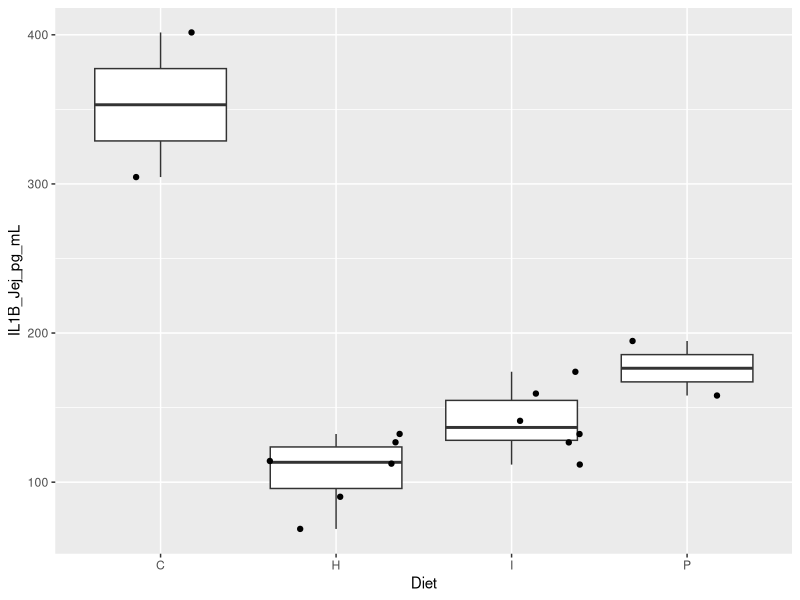
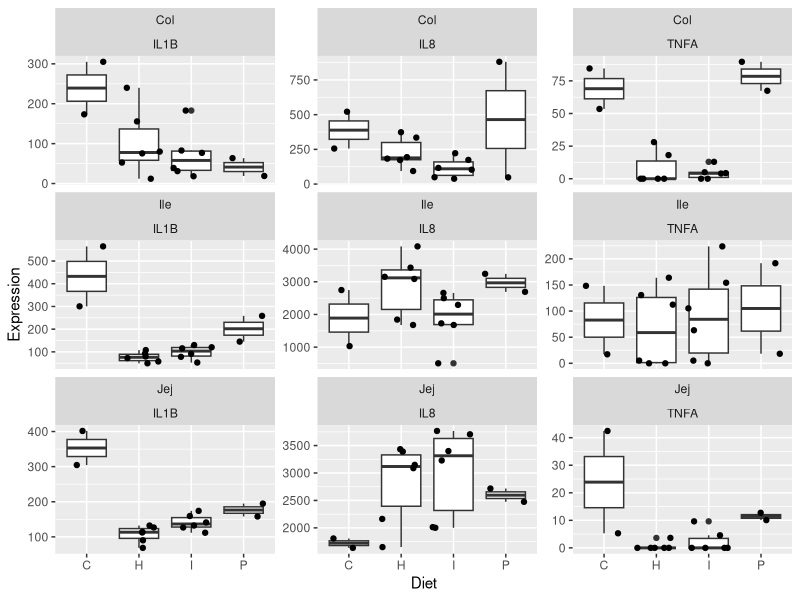
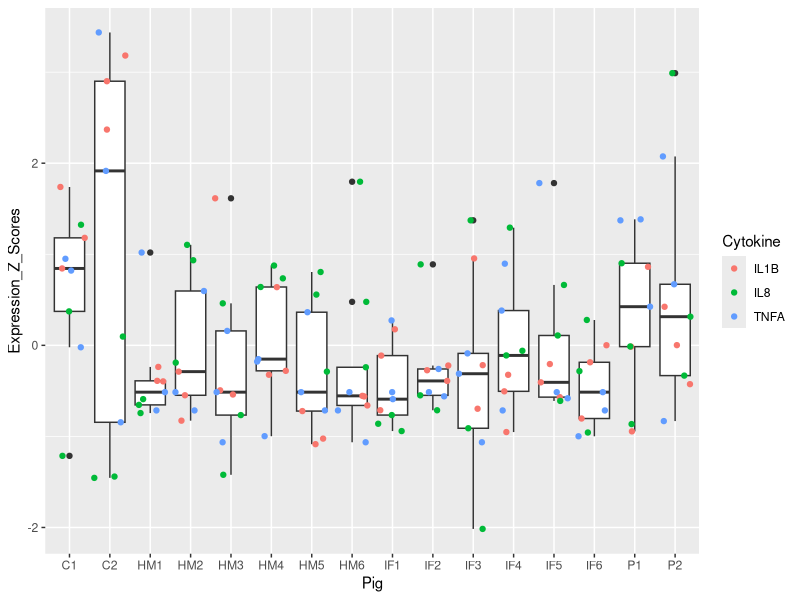
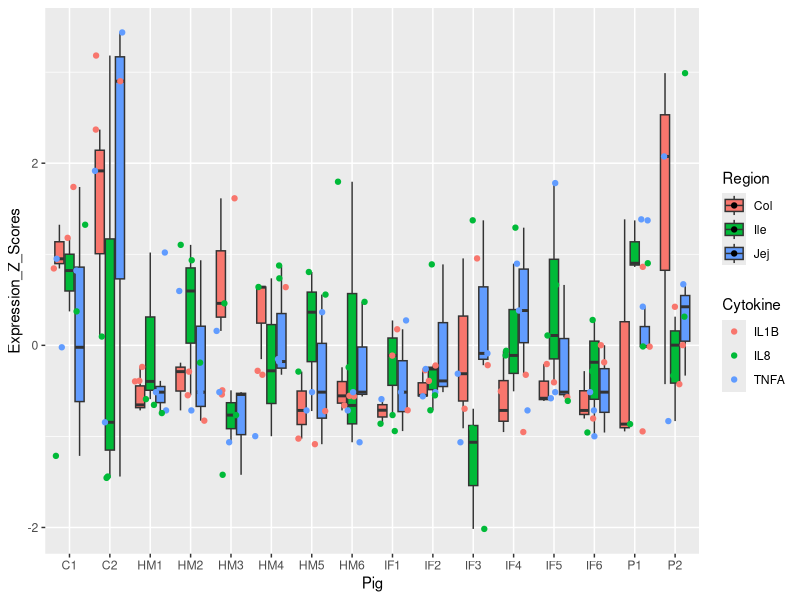
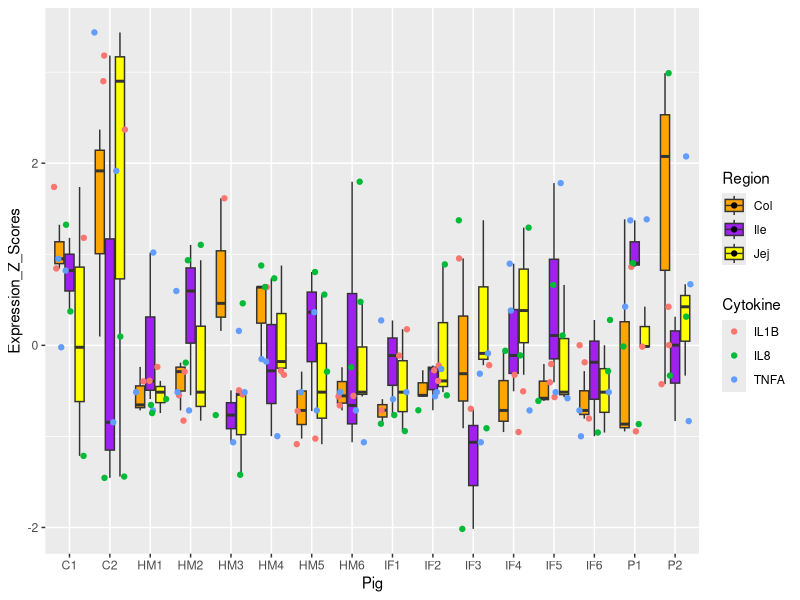
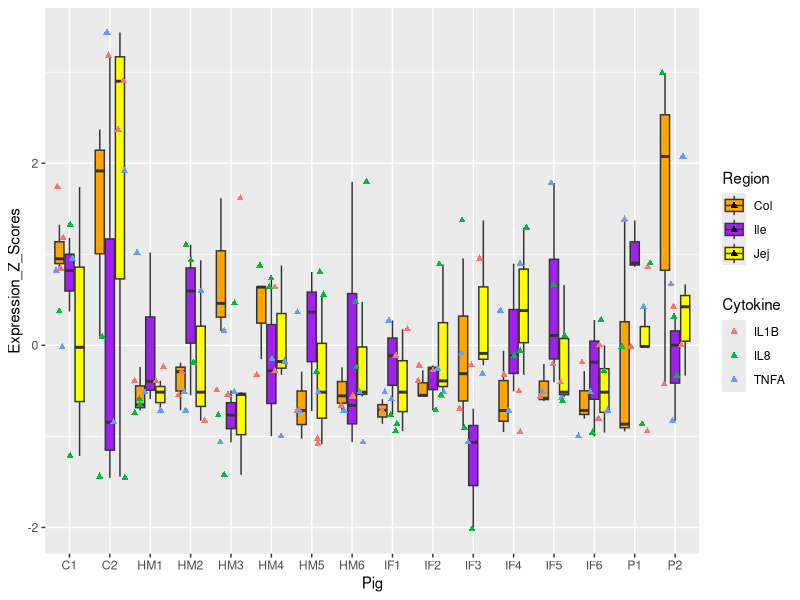
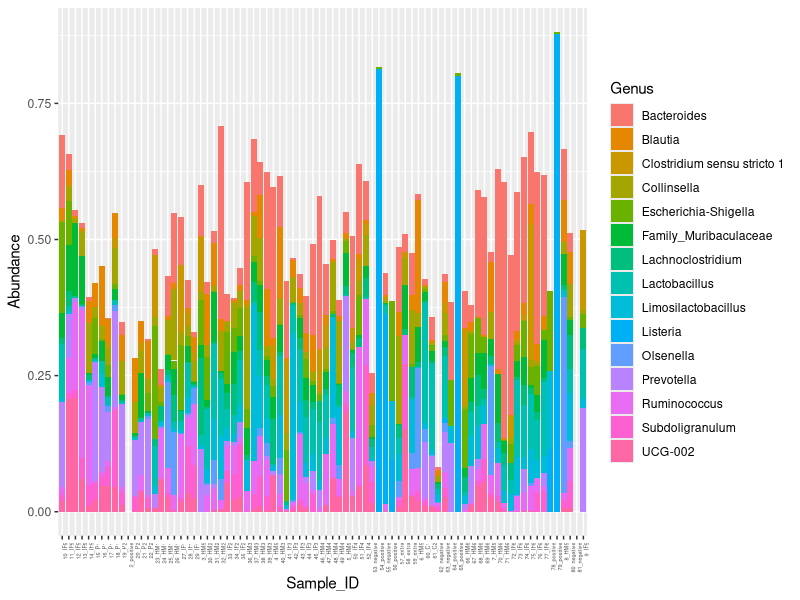
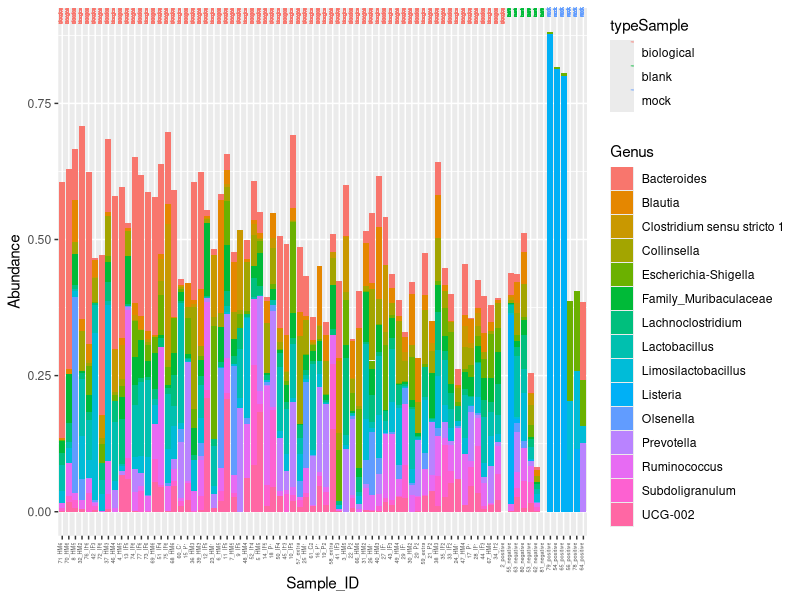

Reproduce these figures in R, in order.
## ---- chunk 1
library(readxl)
Cytokine_summary <- read_excel("Cytokine_summary.xlsx")
View(Cytokine_summary)
knitr::kable(Cytokine_summary)
## ---- chunk 2
library(tidyverse)
library(ggplot2)
library(ggpubr)
library(rstatix)
library(dplyr)
## ---- chunk 3
Cytokine_summary <- Cytokine_summary %>%
  mutate(Diet = str_sub(Pig, 1, 1))
## ---- chunk 4
ggplot(Cytokine_summary, aes(x = Diet, y = IL1B_Jej_pg_mL)) + 
  geom_boxplot() + 
  geom_jitter()
## ---- chunk 5
Cytokine_long <- Cytokine_summary %>%
  pivot_longer(cols = 2:10, names_to ="Reg_Cyt",
 values_to = "Expression") %>%
  separate(Reg_Cyt, into = c("Cytokine", "Region"), sep = "_", remove = FALSE)
## ---- chunk 6
ggplot(Cytokine_long, aes(x = Diet, y = Expression)) + 
  geom_boxplot() + 
  geom_jitter() + 
  facet_wrap(Region ~ Cytokine, scales = "free_y")
## ---- chunk 7
Cytokine_zscore <- Cytokine_summary %>%   mutate(across(.cols = 2:10, .fns = ~scale(.) %>% as.vector)) #scaling columns 2-10}
## ---- chunk 8
Cytokine_zscore_long <- Cytokine_zscore %>%   pivot_longer(cols = 2:10, names_to ="Reg_Cyt",  values_to = "Expression_Z_Scores") %>%   separate(Reg_Cyt, into = c("Cytokine", "Region"), sep = "_", remove = FALSE)   # We just made the data long! First we break up the columns 2-10 to their cytokine and their region. # Don't worry about warning- says I have lots of _}
## ---- chunk 9
ggplot(Cytokine_zscore_long, aes(x = Pig, y = Expression_Z_Scores)) +    geom_boxplot() +    geom_jitter(aes(color= Cytokine))
## ---- chunk 10
ggplot(Cytokine_zscore_long, aes(x = Pig, y = Expression_Z_Scores, fill = Region)) +    
  geom_boxplot() +    
  geom_jitter(aes(color= Cytokine))
## ---- chunk 11
region_colors <- c("orange", "purple", "yellow")

ggplot(Cytokine_zscore_long, aes(x = Pig, y = Expression_Z_Scores, fill = Region)) +    
  geom_boxplot() +    
  geom_jitter(aes(color = Cytokine)) +
  scale_fill_manual(values = region_colors)
## ---- chunk 12
region_colors <- c("orange", "purple", "yellow")

ggplot(Cytokine_zscore_long, aes(x = Pig, y = Expression_Z_Scores, fill = Region)) +    
  geom_boxplot() +    
  geom_jitter(aes(color = Cytokine), shape = 17) +  # Change shape to the desired value
  scale_fill_manual(values = region_colors)
## ---- chunk 13

library(ggplot2)
library(magrittr)
library(dplyr)

# Reading in csv I sent to Barrie
test <- read.csv("test.csv")

ggplot(data = test, aes(x = Sample_ID, y = Abundance, fill = Genus))+
  geom_col(position = "stack")+
  theme(axis.text.x = element_text(angle = 90, hjust = 1, size = 4))

# get barchart, default colors, but would love to have x axis ordered. Barrie also modified x axis to be more readable.

test <- test %>%
  mutate(Sample_ID = factor(Sample_ID, levels = unique(Sample_ID[order(typeSample)]))) #order x axis by typeSample

ggplot(data = test, aes(x = Sample_ID, y = Abundance, fill = Genus)) +
  geom_col(position = "stack")+
  theme(axis.text.x = element_text(angle = 90, hjust = 1, vjust = 0, size = 4))+
 geom_text(aes(x = Sample_ID, y = Inf, label = typeSample, color = typeSample), 
            vjust = 0, angle = 90, hjust = 1, size = 1) #add this line for adding text on top/color/legend, I think
## ---- chunk 14

library(RColorBrewer)
custom_col15 <- c( "#FF0000", "#00B0F0", "#FFFF00", "#96D050", "#CC3399",
 "#375623", "#FFC000", "#0070C0", "#990033","#00B050",
 "#FF00FF", "#66FF99", "#F96E05", "#FFFF99", "#000000")#,
# "#0000FF", "#FF7C80", "#CC66FF", "#00FF00", "#002060")

ggplot(data = test, aes(x = Sample_ID, y = Abundance, fill = Genus)) +
  geom_col(position = "stack")+
  scale_fill_manual(values = custom_col15)+
  theme(axis.text.x = element_text(angle = 90, hjust = 1, vjust = 0, size = 4))+
 geom_text(aes(x = Sample_ID, y = Inf, label = typeSample, color = typeSample), 
            vjust = 0, angle = 90, hjust = 1, size = 1) #add this line for adding text on top/color/legend, I think
